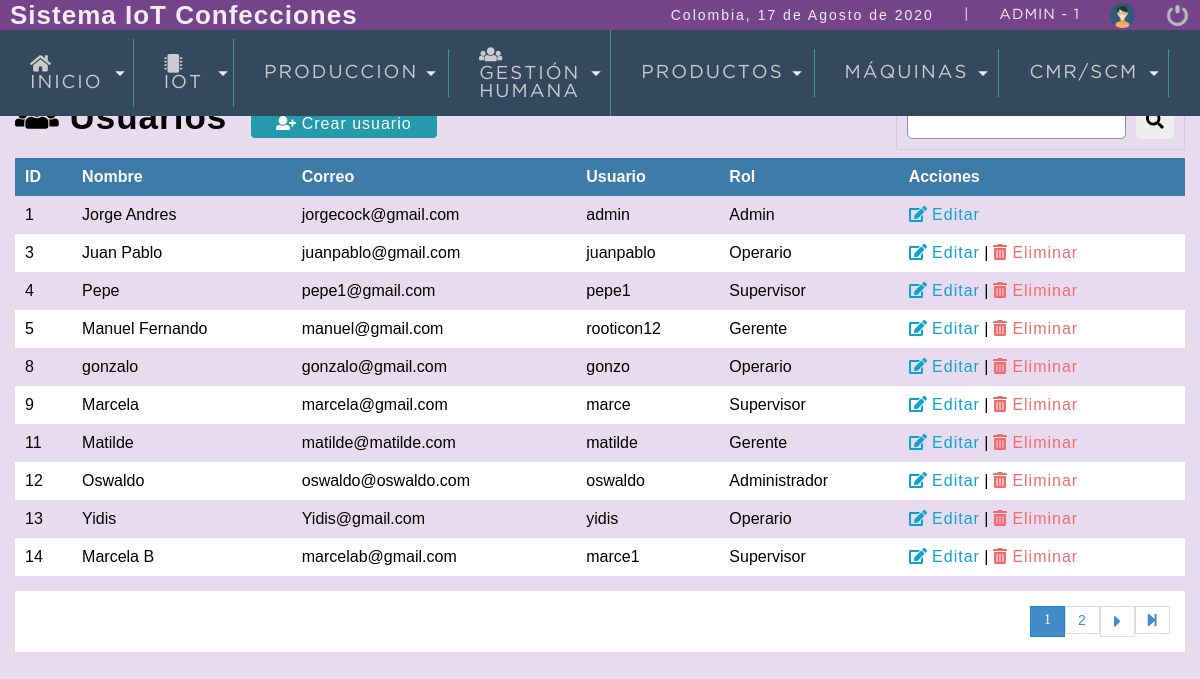
The page /sistema/lista_usuarios.php (signed in) on the database its author committed.
### tables this page shows
CREATE TABLE `usuario` (
  `idusuario` int(11) NOT NULL,
  `nombre` varchar(50) DEFAULT NULL,
  `correo` varchar(100) DEFAULT NULL,
  `usuario` varchar(15) DEFAULT NULL,
  `clave` varchar(100) DEFAULT NULL,
  `rol` int(11) DEFAULT NULL,
  `status` int(11) NOT NULL DEFAULT 1,
  `created_at` datetime DEFAULT current_timestamp(),
  `updated_at` datetime DEFAULT NULL,
  `deleted_at` datetime DEFAULT NULL
);

CREATE TABLE `rol` (
  `idrol` int(11) NOT NULL,
  `rol` varchar(20) DEFAULT NULL,
  `status` int(11) NOT NULL DEFAULT 1,
  `created_at` datetime DEFAULT current_timestamp(),
  `updated_at` datetime DEFAULT NULL,
  `deleted_at` datetime DEFAULT NULL
);

### sistema/calculonumpaginas.php (called while the page is built, shortened)
<?php
	$por_pagina=10;
	if(empty($_REQUEST['pagina'])){
		$pagina=1;
	}else{
		$pagina=$_REQUEST['pagina'];
	}
	$desde=($pagina-1)*$por_pagina;
?>

### sistema/lista_usuarios.php (the view, shortened to what this page needs)
<!DOCTYPE html>
<html lang="en">
<head>
	<?php  include "includes/scripts.php"; ?>
</head>
<body>
	<?php  include "includes/header.php"; ?>
	<section id="container">
		<h1><i class="fas fa-users"></i> Usuarios</h1>
		<a href="registro_usuario.php" class="btn_new"><i class="fas fa-user-plus"></i> Crear usuario</a>
		<form action="buscar_usuario.php" method="get" class="form_search">
			<input type="text" name="busqueda" id="busqueda">
			<button type="submit" class="btn_search"><i class="fas fa-search fa-lg"></i></button>
		</form>
		<table>
			<tr>
				<th>ID</th>
				<th>Nombre</th>
				<th>Correo</th>
				<th>Usuario</th>
				<th>Rol</th>
				<th>Acciones</th>
			</tr>
			<?php
				include "../conexion.php";
				include "calculonumpaginas.php";
				$query = mysqli_query($conexion,"SELECT u.idusuario, u.nombre, u.correo, u.usuario, r.rol FROM usuario u INNER JOIN rol r ON u.rol = r.idrol WHERE u.status=1 ORDER BY u.idusuario ASC LIMIT $desde,$por_pagina");
				$result = mysqli_num_rows($query);
				if($result>0){
					while ($data=mysqli_fetch_array($query)) {
						?>
							<tr>
								<td><?php echo $data['idusuario']; ?></td>
								<td><?php echo $data['nombre']; ?></td>
								<td><?php echo $data['correo']; ?></td>
								<td><?php echo $data['usuario']; ?></td>
								<td><?php echo $data['rol']; ?></td>
								<td>
									<a class="link_edit" href="editar_usuario.php?id=<?php echo $data['idusuario']; ?>"><i class="fas fa-edit"></i> Editar</a>
									<?php if($data['idusuario']!=1){ ?>
										|  <a class="link_delete" href="eliminar_confirmar_usuario.php?id=<?php echo $data['idusuario']; ?>"><i class="fas fa-trash-alt"></i> Eliminar</a>
										<?php
										}
									?>
								</td>
							</tr>
						<?php
					}
				}
			?>
		</table>
		<?php include "paginador.php"; ?>
	</section>
</body>
</html>

### sistema/css/style1.css (style rules this page uses)
* { margin: 0; padding: 0; box-sizing: border-box; }
body { background: #E8DAEF; }
h1, h2, h3, h4, h5, h6 { font-family: 'arial'; font-weight: bold; letter-spacing: 1px; }
h1 { font-size: 26px; }
a { text-decoration: none; font-family: arial; letter-spacing: 1px; }
#container { padding: 90px 15px 15px; }
form { background: #FFA; margin: auto; padding: 20px 50px; border: 1px solid #d1d1d1; }
input,select { display: block; width: 100%; font-size: 12pt; padding: 5px; border: 1px solid #85929e; border-radius: 5px; }
#container h1 { font-size: 35px; display: inline-block; }
.btn_new { display: inline-block; background: #239baa; color: #FFF; padding: 5px 25px; border-radius: 4px; margin: 20px; }
table { border-collapse: collapse; font-size: 12pt; font-family: 'arial'; width: 100%; }
table th { text-align: left; padding: 10px; background: #3d7ba8; color: #FFF; }
table tr:nth-child(odd) { background: #FFF; }
table td { padding: 10px; }
.link_edit { color: #0ca4ce; }
.link_delete { color: #f26b6b; }
.form_search { display:-webkit-flex; display: -moz-flex; display: -ms-flex; display: -o-flex; display: flex; float: right; background: initial; padding: 10px; border-radius: 10px<, }
.form_search .btn_search { background: #1faac8 color: #FFF; padding: 10px; border: 0; cursor: pointer; margin-left: 10px; display: -webkit-flex; display: -moz-flex; display: -ms-flex; display: -o-flex; display: flex; border-radius: 5px; }

### rows shown on the page
usuario: idusuario "1", nombre "Jorge Andres", correo "jorgecock@gmail.com", usuario "admin", rol.rol "Admin"
usuario: idusuario "3", nombre "Juan Pablo", correo "juanpablo@gmail.com", usuario "juanpablo", rol.rol "Operario"
usuario: idusuario "4", nombre "Pepe", correo "pepe1@gmail.com", usuario "pepe1", rol.rol "Supervisor"
usuario: idusuario "5", nombre "Manuel Fernando", correo "manuel@gmail.com", usuario "rooticon12", rol.rol "Gerente"
usuario: idusuario "8", nombre "gonzalo", correo "gonzalo@gmail.com", usuario "gonzo", rol.rol "Operario"
usuario: idusuario "9", nombre "Marcela", correo "marcela@gmail.com", usuario "marce", rol.rol "Supervisor"
usuario: idusuario "11", nombre "Matilde", correo "matilde@matilde.com", usuario "matilde", rol.rol "Gerente"
usuario: idusuario "12", nombre "Oswaldo", correo "oswaldo@oswaldo.com", usuario "oswaldo", rol.rol "Administrador"
usuario: idusuario "13", nombre "Yidis", correo "Yidis@gmail.com", usuario "yidis", rol.rol "Operario"
usuario: idusuario "14", nombre "Marcela B", correo "marcelab@gmail.com", usuario "marce1", rol.rol "Supervisor"

### other values the page prints
fechaC() "17 de Agosto de 2020"
$_SESSION['user'] "ADMIN"
$_SESSION['rol'] "1"
